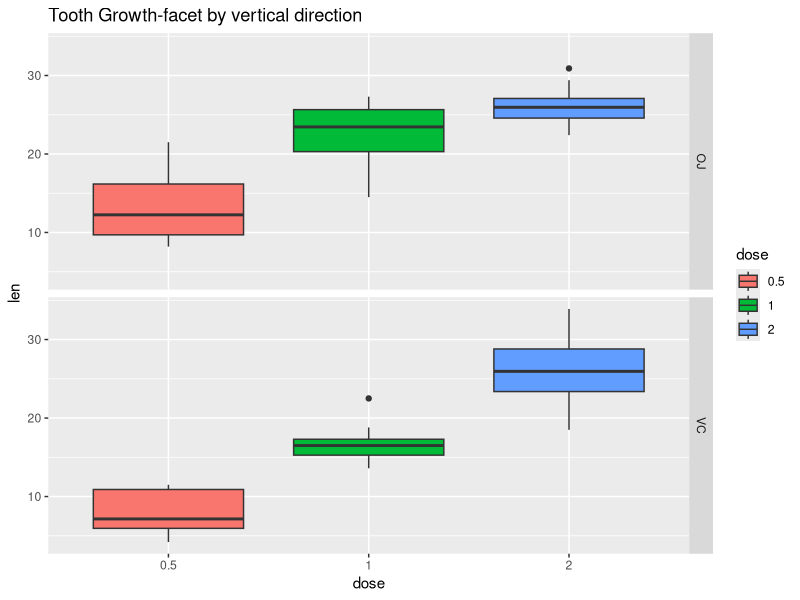
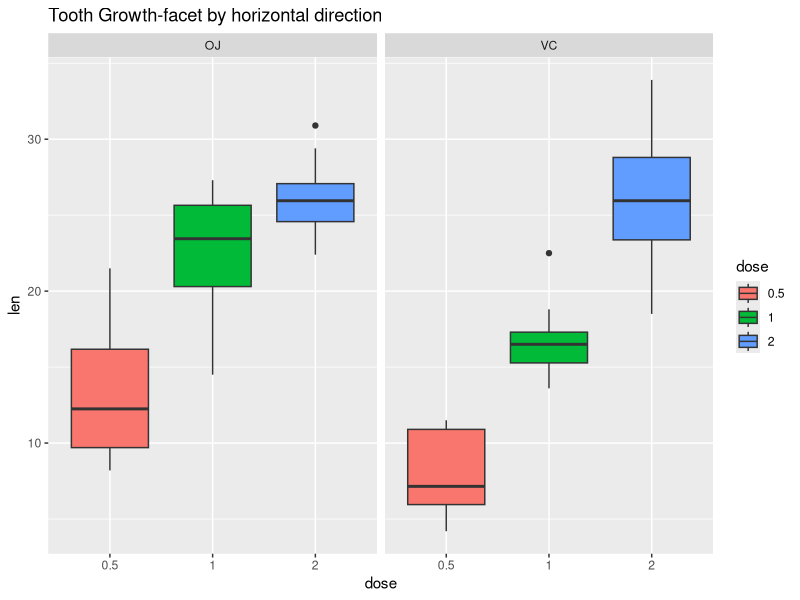
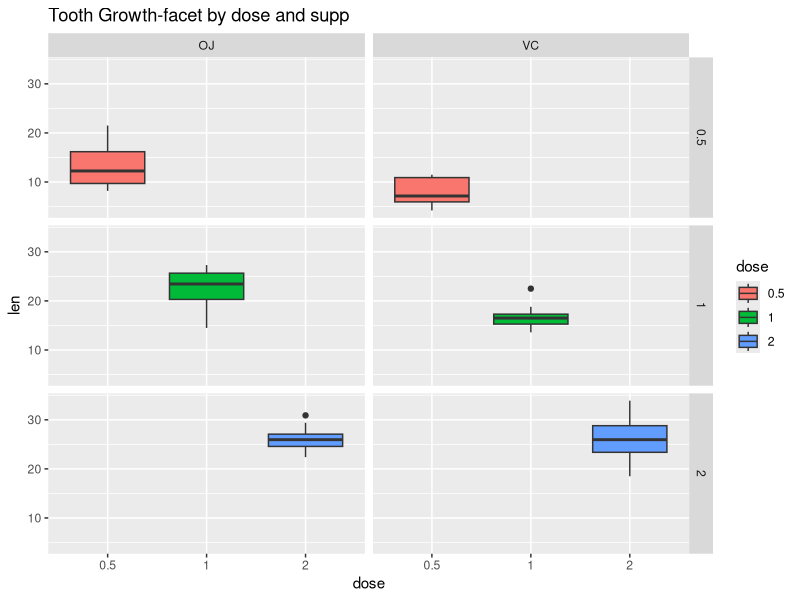
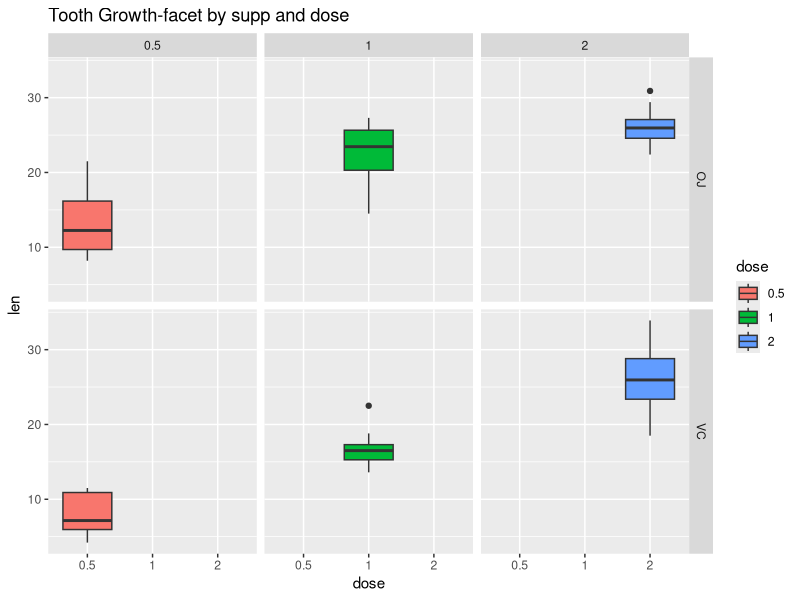
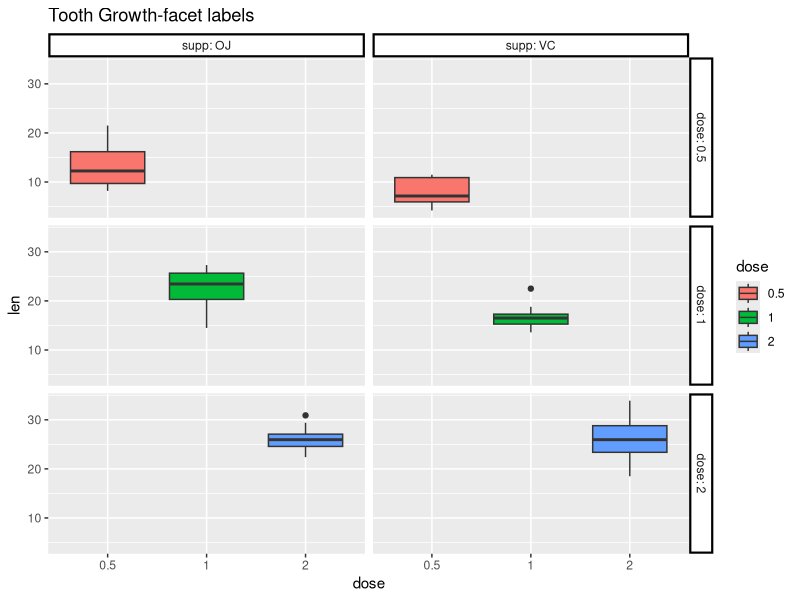
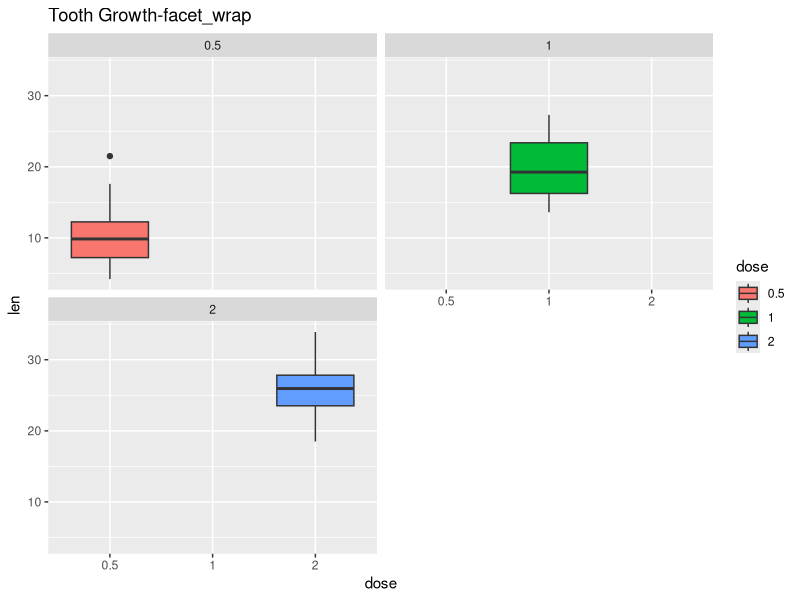
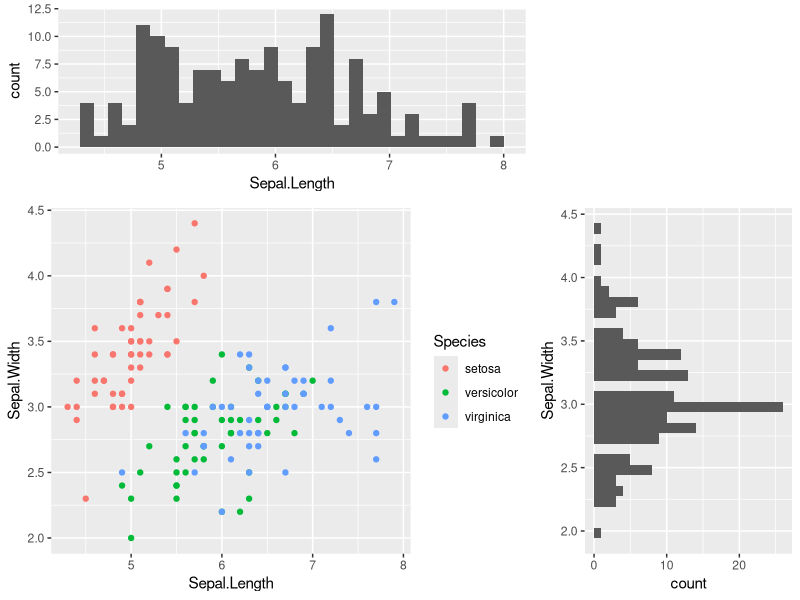

Source code (R) for these figures, in order:
## ---- chunk 1
# library the package
library(ggplot2)

# take a look at data
head(ToothGrowth, 5)

# Convert dose from numeric to factor 
ToothGrowth$dose <- as.factor(ToothGrowth$dose)
dat <- ToothGrowth
head(dat, 5)

## ---- chunk 2
# facet by vertical direction
ggplot(dat, aes(x=dose, y=len, group=dose)) + 
  geom_boxplot(aes(fill=dose)) + 
  facet_grid(supp ~ . ) + ggtitle("Tooth Growth-facet by vertical direction") 

# facet by horizontal direction
ggplot(dat, aes(x=dose, y=len, group=dose)) + 
  geom_boxplot(aes(fill=dose)) + 
  ggtitle("Tooth Growth-facet by horizontal direction") +
  facet_grid(. ~ supp)
## ---- chunk 3
# Facet by two variables: dose and supp.
# Rows are dose and columns are supp. 
ggplot(dat, aes(x=dose, y=len, group=dose)) + 
  geom_boxplot(aes(fill=dose)) +
  ggtitle("Tooth Growth-facet by dose and supp") +
  facet_grid(dose ~ supp)

# reverse the order of the 2 variables: rows are supp and columns are dose.
ggplot(dat, aes(x=dose, y=len, group=dose)) + 
  geom_boxplot(aes(fill=dose)) + 
  ggtitle("Tooth Growth-facet by supp and dose") +
  facet_grid(supp ~ dose)

## ---- chunk 4
p <- ggplot(dat, aes(x=dose, y=len, group=dose)) + 
  geom_boxplot(aes(fill=dose)) +
  ggtitle("Tooth Growth-facet labels") +
  facet_grid(dose ~ supp, labeller=label_both)

# modify appearances
p +  theme(strip.background = element_rect(colour="black", fill="white", 
                                       size=1.5, linetype="solid"))
## ---- chunk 5
ggplot(dat, aes(x=dose, y=len, group=dose)) + 
  geom_boxplot(aes(fill=dose)) +
  ggtitle("Tooth Growth-facet_wrap") +
  facet_wrap(~ dose, ncol = 2)
## ---- chunk 6
library(grid)

# take a look at `iris`
head(iris, 5)

# Show bivariate scatter plot and univariate histogram
p.hist.len <- ggplot(iris) + geom_histogram(aes(x=Sepal.Length))
p.hist.wid <- ggplot(iris) + geom_histogram(aes(x=Sepal.Width)) + coord_flip()
# Make scatter plot of Sepal.Length and Sepal.Width
p.scatter <- ggplot(iris) + geom_point(aes(x=Sepal.Length, y=Sepal.Width, color=Species))

grid.newpage()
pushViewport(viewport(layout = grid.layout(3, 3)))
print(p.scatter, vp=viewport(layout.pos.row=2:3, layout.pos.col=1:2))
print(p.hist.len, vp=viewport(layout.pos.row=1, layout.pos.col=1:2))
print(p.hist.wid, vp=viewport(layout.pos.row=2:3, layout.pos.col=3))

